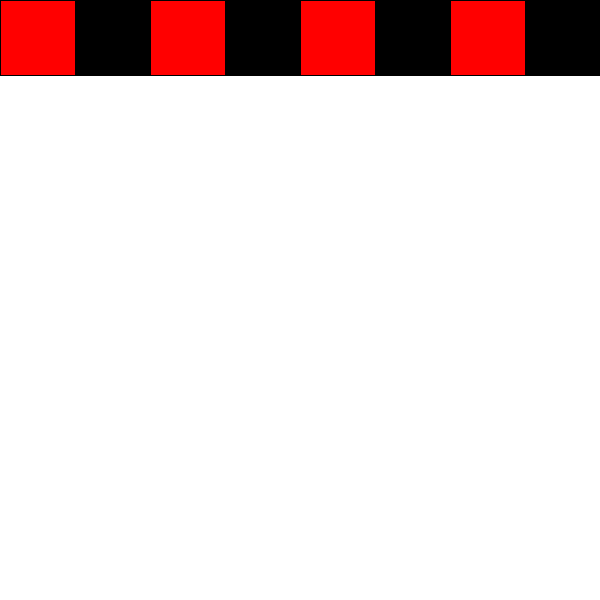
Frame 1 (no input)
Frame 60 (the mouse pressed at the canvas centre just before this capture): identical to frame 1, image omitted
Frame 120 (the mouse held since frame 60 and released just before this capture): identical to frame 1, image omitted

The Processing sketch that drew this single still picture (run headless with seeded random() and noise(); from frame 60 on, the mouse is pressed at the canvas centre):

// Processing sketch: hw_checkerboard
// ── hw_checkerboard.pde
void setup() {
  size(600,600);
}

final int N = 8;
void draw() {
  background(255);
  final int BOX = width/N;
  color RED = color(255,0,0), BLACK = color(0,0,0);
  boolean b = false;
  for (int x = 0, count = 0; x < width; x += BOX, count++) {
    /*
    if (x % (2*BOX) == 0)
      fill(255,0,0);
    else
      fill(0);
      */
      /*
    if (count % 2 == 0)
      fill(RED);
    else
      fill(BLACK);*/
    b = !b;
    fill(b ? RED : BLACK);
    rect(x, 0, BOX, BOX);
  }
  
  
  
  
 
}

void mousePressed() {


}
